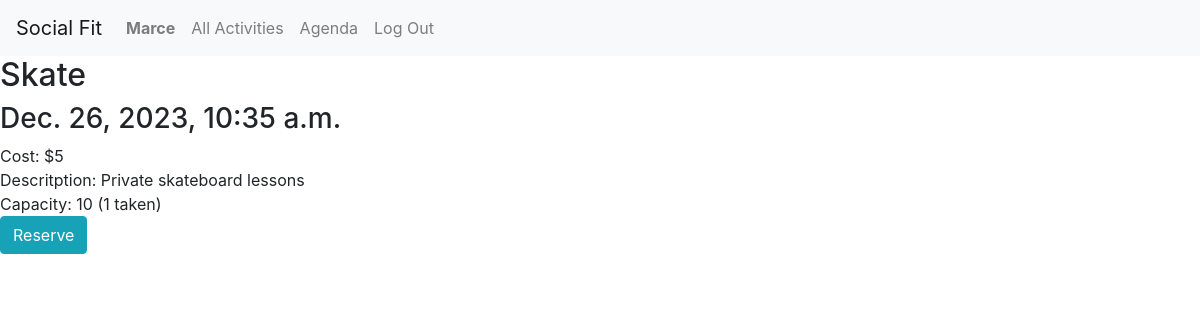
The page /schedules/1 (signed in) on the database its author committed.
### booking/models.py (models this page shows, shortened)
class User(AbstractUser):
    pass

class ActivitySchedule(models.Model):
    activity = models.ForeignKey(Activity, on_delete=models.CASCADE)
    instructor = models.ForeignKey(User, on_delete=models.CASCADE, related_name='instructor_activities')
    date = models.DateTimeField(null=True)
    capacity = models.IntegerField(null=True)
    cost = models.IntegerField(null=True)
    description = models.TextField(null=True)
    active = models.BooleanField(default=True)
    reservations = models.ManyToManyField(User, through='ActivityReservation')

class Activity(models.Model):
    created_by = models.ForeignKey(User, on_delete=models.CASCADE, related_name='activity_owner')
    name = models.CharField(max_length=30)
    description = models.TextField()
    image = models.ImageField(upload_to = 'images/')
    active = models.BooleanField(default=True)

### booking/views.py (the view, shortened to what this page needs)
# urls.py: path("schedules/<int:schedule_id>", views.schedule, name="schedule"),
@login_required
def schedule(request, schedule_id):
    message = ""
    try:
        schedule = ActivitySchedule.objects.get(pk=schedule_id)
        user = request.user
    except ActivitySchedule.DoesNotExist:
        raise Http404("Schedule not found.")
    return render(request, "booking/schedule.html", {
        "schedule": schedule,
        "reserved": schedule.reservations.filter(activityreservation__user=user).exists(),
        "message": message
    })

### booking/templates/booking/schedule.html (shortened to what this page needs)
{% extends "booking/layout.html" %}
{% block body %}
    <h2>{{ schedule.activity.name }}</h2>
    <h3>{{ schedule.date }}</h3>
    Cost: ${{ schedule.cost }}
    <br/>
    Descritption: {{ schedule.description }}
    <br/>
    Capacity: {{ schedule.capacity }} ({{ schedule.reservations.count }} taken)
{% if not reserved %}
    <form method="POST">
        <button type="submit" name="action" value="reserve" class="btn btn-info mb-2">Reserve</button>
    </form>
{% else %}
    <form method="POST">
        {% csrf_token %}
        <button type="submit" name="action" value="cancel" class="btn btn-danger mb-2">Cancel Reservation</button>
    </form>
    <p style="color: green">Reservado!</p>
{% endif %}
{% endblock %}

### booking/templates/booking/layout.html (shortened to what this page needs)
{% load static %}
<!DOCTYPE html>
<html lang="en">
    <head>
        <link rel="stylesheet" href="https://stackpath.bootstrapcdn.com/bootstrap/4.4.1/css/bootstrap.min.css">
        <link href="{% static 'booking/styles.css' %}" rel="stylesheet">
    </head>
    <body>
        <nav class="navbar navbar-expand-lg navbar-light bg-light">
            <a class="navbar-brand" href="{% url 'booking:index' %}">Social Fit</a>
            <div>
              <ul class="navbar-nav mr-auto">
                {% if user.is_authenticated %}
                    <li class="nav-item">
                        <a class="nav-link" href="{% url 'booking:profile' request.user.username %}"><strong>{{ user.username }}</strong></a>
                    </li>
                {% endif %}
                <li class="nav-item">
                  <a class="nav-link" href="{% url 'booking:all_activities' %}">All Activities</a>
                </li>
                {% if user.is_authenticated %}
                    <li class="nav-item">
                        <a class="nav-link" href="{% url 'booking:agenda' %}">Agenda</a>
                    </li>
                    <li class="nav-item">
                        <a class="nav-link" href="{% url 'booking:logout' %}">Log Out</a>
                    </li>
                {% endif %}
              </ul>
            </div>
          </nav>
        <div class="body">
            {% block body %}
            {% endblock %}
        </div>
    </body>
</html>

### rows shown on the page
User: username "Marce"
ActivitySchedule: activity.name "Skate", date "Dec. 26, 2023, 10:35 a.m.", cost "5", description "Private skateboard lessons", capacity "10", reservations.count "1"
